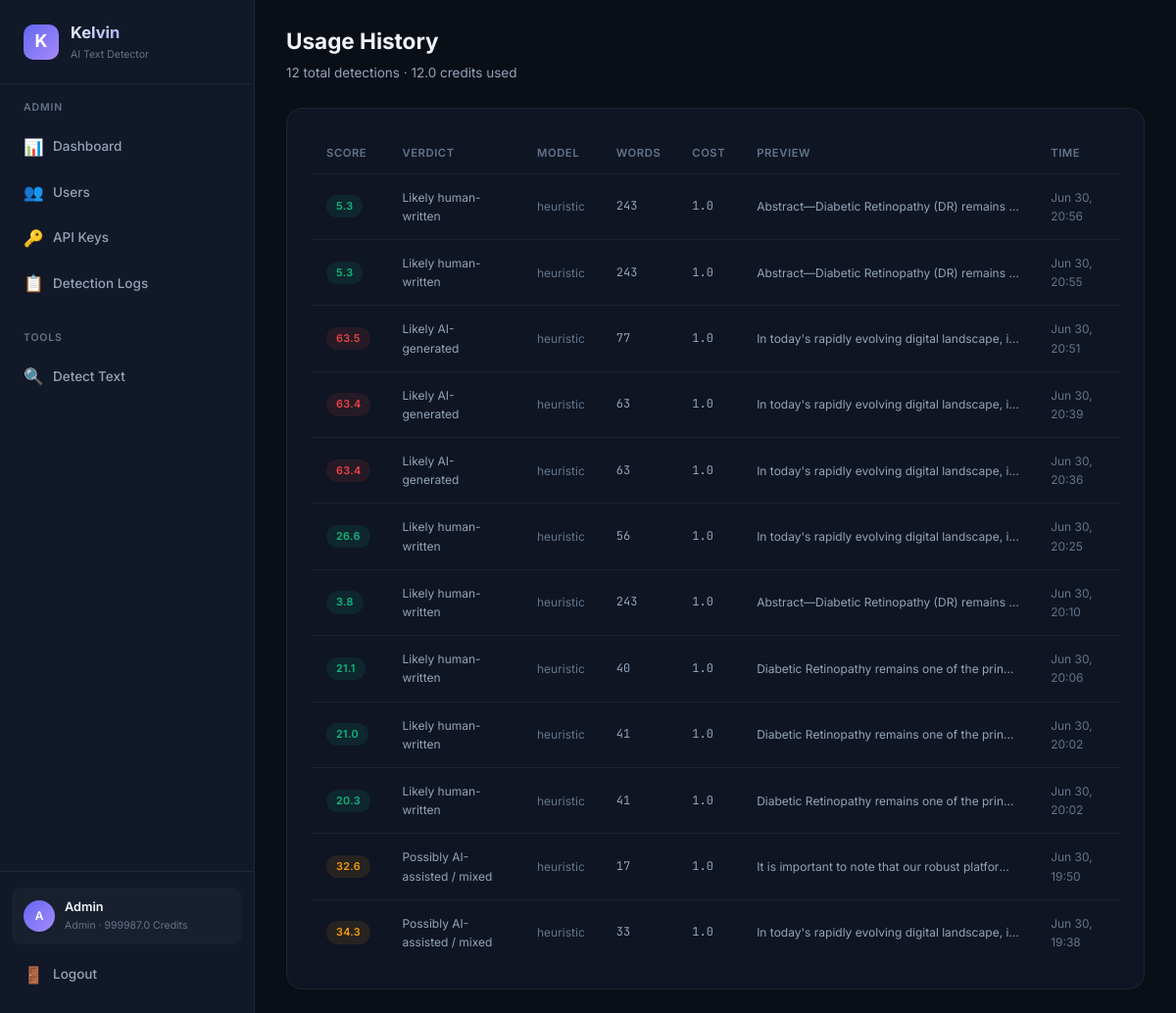
The app's page /dashboard/usage (signed in), older data.
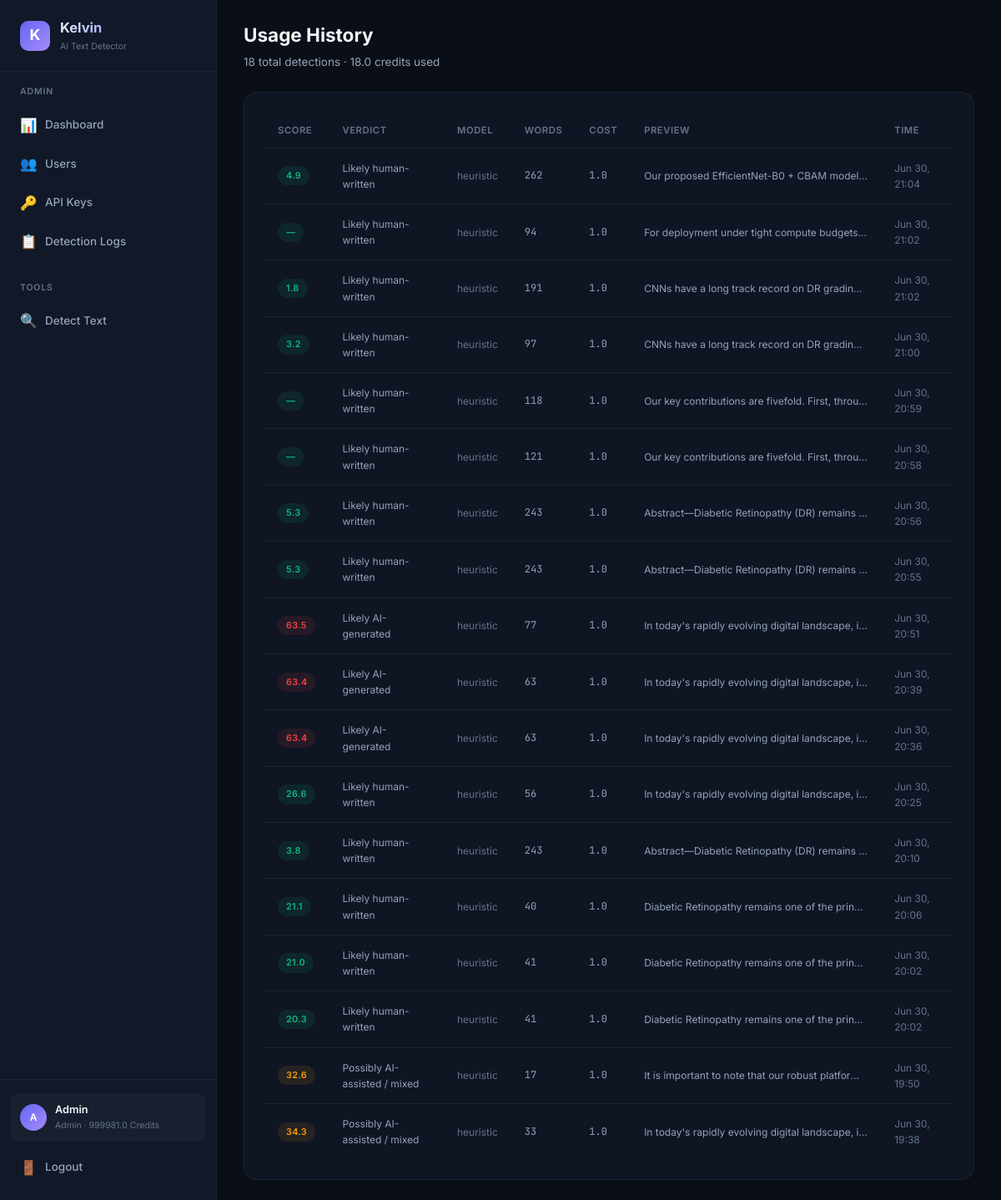
The same page, newer data.
### database.py (models this page shows, shortened)
class User(Base):
    __tablename__ = "users"
    id = Column(Integer, primary_key=True, autoincrement=True)
    email = Column(String(255), unique=True, nullable=False, index=True)
    password_hash = Column(String(255), nullable=False)
    display_name = Column(String(100), nullable=False)
    role = Column(String(20), nullable=False, default="user")  # "admin" or "user"
    balance = Column(Float, nullable=False, default=100.0)
    is_active = Column(Boolean, nullable=False, default=True)
    created_at = Column(DateTime, nullable=False, default=datetime.utcnow)
    api_keys = relationship("APIKeyRecord", back_populates="user", lazy="dynamic")
    detection_logs = relationship("DetectionLog", back_populates="user", lazy="dynamic")
    transactions = relationship("BalanceTransaction", back_populates="user", lazy="dynamic")

class DetectionLog(Base):
    __tablename__ = "detection_logs"
    id = Column(Integer, primary_key=True, autoincrement=True)
    user_id = Column(Integer, ForeignKey("users.id"), nullable=False, index=True)
    api_key_id = Column(Integer, ForeignKey("api_keys.id"), nullable=True)
    input_text = Column(Text, nullable=False)
    output_json = Column(Text, nullable=False)  # JSON string
    score = Column(Float, nullable=True)
    verdict = Column(String(50), nullable=True)
    model_used = Column(String(30), nullable=True)
    cost = Column(Float, nullable=False, default=1.0)
    word_count = Column(Integer, nullable=True)
    ip_address = Column(String(45), nullable=True)
    created_at = Column(DateTime, nullable=False, default=datetime.utcnow)
    user = relationship("User", back_populates="detection_logs")
    api_key = relationship("APIKeyRecord", back_populates="detection_logs")
    __table_args__ = (
        Index("idx_logs_user_created", "user_id", "created_at"),
    )

### detect-ai.py (the view)
@app.get("/dashboard/usage", response_class=HTMLResponse)
async def user_usage_page(request: Request, db: Session = Depends(get_db_session)):
    user = _require_web_user(request, db)
    logs = db.query(DetectionLog).filter(DetectionLog.user_id == user.id).order_by(desc(DetectionLog.created_at)).limit(100).all()
    total = db.query(func.count(DetectionLog.id)).filter(DetectionLog.user_id == user.id).scalar()
    total_cost = db.query(func.sum(DetectionLog.cost)).filter(DetectionLog.user_id == user.id).scalar() or 0
    return _render(request, db, "user/usage.html", logs=logs, total=total, total_cost=total_cost)

### templates/user/usage.html (shortened to what this page needs)
{% extends "base.html" %}
{% set active_page = 'user-usage' %}
{% block page_header %}
<div class="page-header">
    <h2>Usage History</h2>
    <p>{{ total }} total detections · {{ total_cost | round(1) }} credits used</p>
</div>
{% endblock %}
{% block content %}
<div class="card">
    {% if logs %}
    <div class="table-container">
        <table>
            <thead>
                <tr>
                    <th>Score</th>
                    <th>Verdict</th>
                    <th>Model</th>
                    <th>Words</th>
                    <th>Cost</th>
                    <th>Preview</th>
                    <th>Time</th>
                </tr>
            </thead>
            <tbody>
                {% for log in logs %}
                <tr>
                    <td>
                        <span class="badge {% if log.score and log.score >= 60 %}badge-red{% elif log.score and log.score >= 30 %}badge-yellow{% else %}badge-green{% endif %}">
                            {{ log.score | round(1) if log.score else '—' }}
                        </span>
                    </td>
                    <td class="text-sm">{{ log.verdict or '—' }}</td>
                    <td class="text-sm text-muted">{{ log.model_used or '—' }}</td>
                    <td class="text-mono text-sm">{{ log.word_count or '—' }}</td>
                    <td class="text-mono text-sm">{{ log.cost }}</td>
                    <td class="truncate text-sm">{{ log.input_text[:80] }}{% if log.input_text|length > 80 %}...{% endif %}</td>
                    <td class="text-sm text-muted">{{ log.created_at.strftime('%b %d, %H:%M') if log.created_at else '—' }}</td>
                </tr>
                {% endfor %}
            </tbody>
        </table>
    </div>
    {% else %}
    <div class="empty-state">
        <div class="empty-icon">📈</div>
        <h3>No usage yet</h3>
        <p>Your detection history will appear here.</p>
    </div>
    {% endif %}
</div>
{% endblock %}

### templates/base.html (shortened to what this page needs)
<!DOCTYPE html>
<html lang="en">
<head>
    <link rel="stylesheet" href="/static/css/style.css?v=4">
</head>
<body>
    {% block body %}
    <div class="app-layout">
        <aside class="sidebar">
            <div class="sidebar-brand">
                <div class="brand-icon">K</div>
                <div>
                    <h1>Kelvin</h1>
                    <div class="brand-version">AI Text Detector</div>
                </div>
            </div>
            <nav class="sidebar-nav">
                {% if user and user.role == 'admin' %}
                <div class="nav-section">
                    <div class="nav-section-title">Admin</div>
                    <a href="/admin/dashboard" class="nav-link {% if active_page == 'admin-dashboard' %}active{% endif %}">
                        <span class="nav-icon">📊</span> Dashboard
                    </a>
                    <a href="/admin/users" class="nav-link {% if active_page == 'admin-users' %}active{% endif %}">
                        <span class="nav-icon">👥</span> Users
                    </a>
                    <a href="/admin/keys" class="nav-link {% if active_page == 'admin-keys' %}active{% endif %}">
                        <span class="nav-icon">🔑</span> API Keys
                    </a>
                    <a href="/admin/logs" class="nav-link {% if active_page == 'admin-logs' %}active{% endif %}">
                        <span class="nav-icon">📋</span> Detection Logs
                    </a>
                </div>
                <div class="nav-section">
                    <div class="nav-section-title">Tools</div>
                    <a href="/dashboard/detect" class="nav-link {% if active_page == 'detect' %}active{% endif %}">
                        <span class="nav-icon">🔍</span> Detect Text
                    </a>
                </div>
                {% endif %}
            </nav>
            {% if user %}
            <div class="sidebar-footer">
                <div class="sidebar-user">
                    <div class="user-avatar">{{ user.display_name[0] | upper }}</div>
                    <div class="user-info">
                        <div class="user-name">{{ user.display_name }}</div>
                        <div class="user-role">{{ user.role }} · {{ user.balance | round(1) }} credits</div>
                    </div>
                </div>
                <a href="/logout" class="nav-link" style="margin-top: 8px;">
                    <span class="nav-icon">🚪</span> Logout
                </a>
            </div>
            {% endif %}
        </aside>
        <main class="main-content">
            {% block page_header %}{% endblock %}
            <div class="page-body">
                {% block content %}{% endblock %}
            </div>
        </main>
    </div>
    {% endblock %}
</body>
</html>

Row changes from the older to the newer data that the page shows:
changed User "Admin": balance "999987.0" → "999981.0"
added DetectionLog: score "4.9", verdict "Likely human-written", model_used "heuristic", word_count "262", cost "1.0", input_text "Our proposed EfficientNet-B0 + CBAM model…", created_at "Jun 30, 21:04"
added DetectionLog: score "—", verdict "Likely human-written", model_used "heuristic", word_count "94", cost "1.0", input_text "For deployment under tight compute budgets…", created_at "Jun 30, 21:02"
added DetectionLog: score "1.8", verdict "Likely human-written", model_used "heuristic", word_count "191", cost "1.0", input_text "CNNs have a long track record on DR gradin…", created_at "Jun 30, 21:02"
added DetectionLog: score "3.2", verdict "Likely human-written", model_used "heuristic", word_count "97", cost "1.0", input_text "CNNs have a long track record on DR gradin…", created_at "Jun 30, 21:00"
added DetectionLog: score "—", verdict "Likely human-written", model_used "heuristic", word_count "118", cost "1.0", input_text "Our key contributions are fivefold. First, throu…", created_at "Jun 30, 20:59"
added DetectionLog: score "—", verdict "Likely human-written", model_used "heuristic", word_count "121", cost "1.0", input_text "Our key contributions are fivefold. First, throu…", created_at "Jun 30, 20:58"
Text that changed along with them:
{{ total }}: "12" → "18"
{{ total_cost | round(1) }}: "12.0" → "18.0"
